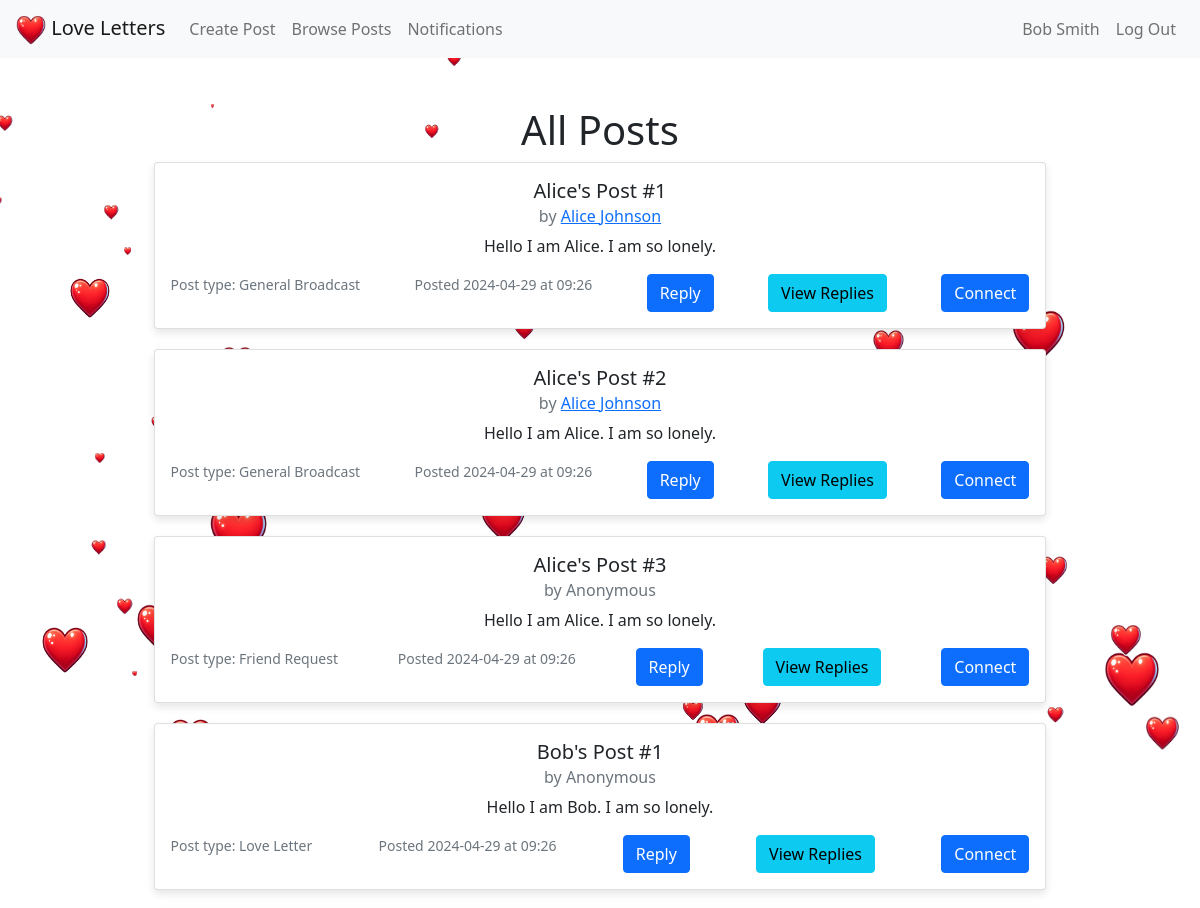
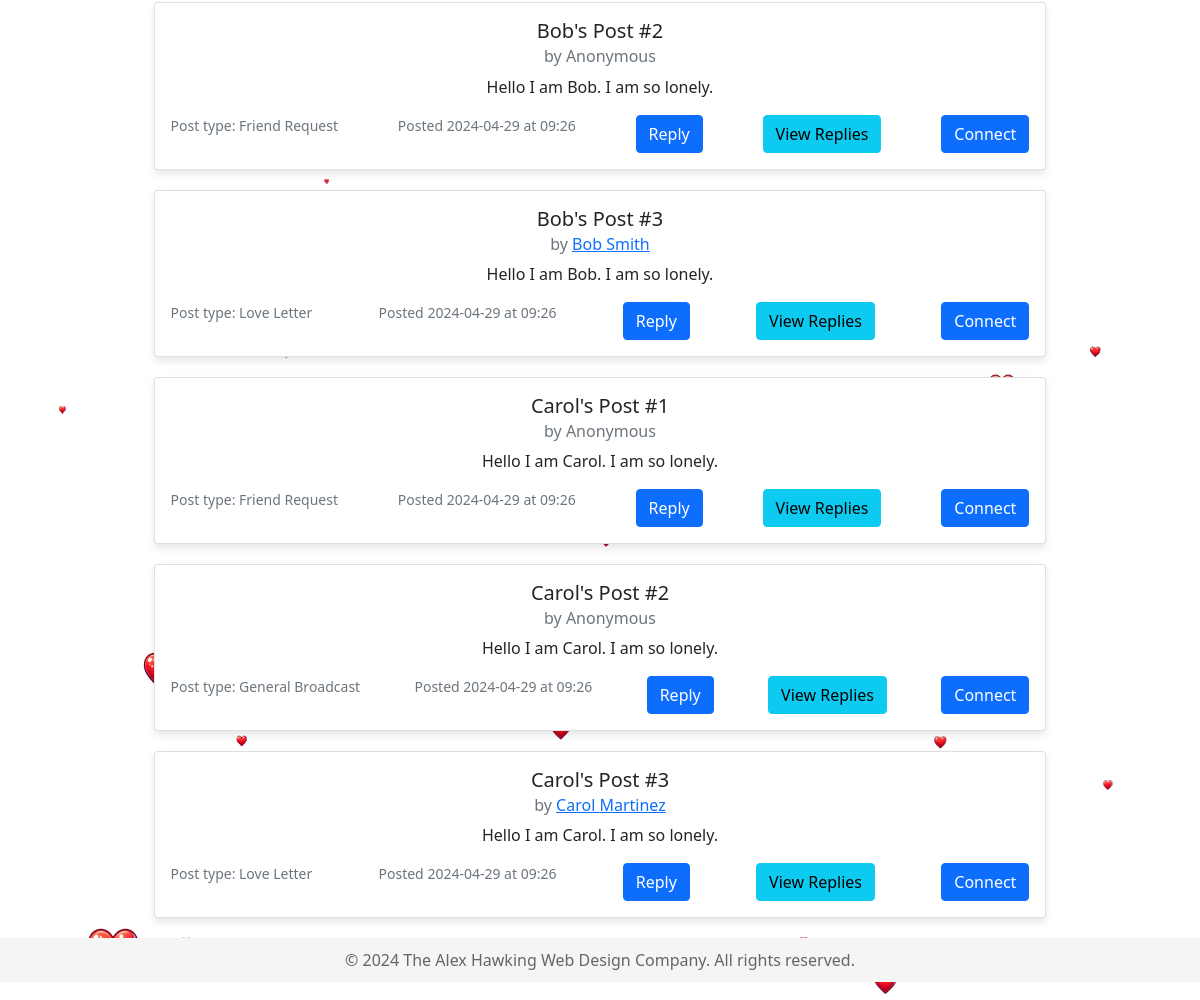
Screenshot of /post/browse (signed in) with the database file from the repository (2 pictures, top to bottom).
### models.py (models this page shows)
class Post(db.Model):
    post_id = db.Column(db.Integer, primary_key=True)
    user_id = db.Column(db.Integer, db.ForeignKey("user.user_id"))
    title = db.Column(db.String(200), nullable=False)
    is_anonymous = db.Column(db.Boolean, default=False)
    content = db.Column(db.Text, nullable=False)
    post_type = db.Column(db.String(50), nullable=False)
    created_at = db.Column(db.DateTime, server_default=db.func.now())
    replies = db.relationship(
        "Reply", backref="post", lazy=True, order_by="desc(Reply.created_at)"
    )

class User(db.Model):
    user_id = db.Column(db.Integer, primary_key=True)
    first_name = db.Column(db.String(100), nullable=False)
    last_name = db.Column(db.String(100), nullable=False)
    gender = db.Column(db.String(50))
    email = db.Column(db.String(100), unique=True, nullable=False)
    password_hash = db.Column(db.String(128), nullable=False)
    phone_number = db.Column(db.String(50))
    socials = db.Column(JSON)
    posts = db.relationship("Post", backref="author", lazy=True)
    replies = db.relationship("Reply", backref="replier", lazy=True)

### blueprints/post.py (the view)
@post.route("/browse")
def browse():
    posts = Post.query.options(db.joinedload(Post.replies)).all()
    return render_template("browse.html", posts=posts)

### templates/browse.html (shortened to what this page needs)
{% extends "base.html" %}
{% block content %}
<div class="container mt-5">
    <h1 class="text-center">All Posts</h1>
    {% for post in posts %}
        {% include 'components/postcard.html' %}
    {% endfor %}
</div>
{% endblock %}

### templates/components/postcard.html (shortened to what this page needs)
<div class="card" style="width: 80%; margin-left: auto; margin-right: auto;">
    <div class="card-body">
        <h5 class="card-title">{{ post.title }}</h5>
        <h6 class="card-subtitle mb-2 text-muted">
            by {% if post.is_anonymous %}Anonymous{% else %}<a href="#" data-toggle="modal" data-target="#profileModal" onclick="loadUserProfile({{ post.user_id }})">
                {{ post.author.first_name }} {{ post.author.last_name }}
            </a>{% endif %}
        </h6>
        <p class="card-text">{{ post.content }}</p>
        <div class="d-flex justify-content-between">
            <small class="text-muted">Post type: {{ post.post_type }}</small>
            <small class="text-muted">
                Posted {{ post.created_at.strftime('%Y-%m-%d at %H:%M') }}
            </small>
            <button type="button" class="btn btn-primary" data-bs-toggle="modal" data-bs-target="#replyModal" onclick="setPostId({{ post.post_id }})">Reply</button>
            <button type="button" class="btn btn-info" onclick="toggleReplies({{ post.post_id }})">View Replies</button>
            <form action="{{ url_for('post.connect', post_id=post.post_id) }}" method="POST">
                <button type="submit" class="btn btn-primary">Connect</button>
            </form>
        </div>
    </div>
</div>

### static/css/style.css (style rules this page uses)
html, body { height: 100%; margin: 0; padding: 0; display: flex; flex-direction: column; }
.card { text-align: center; border-radius: 15px; box-shadow: 0 4px 8px rgba(0, 0, 0, 0.1); }
.card { width: 80%; margin: 0 auto 20px; box-shadow: 0 4px 8px rgba(0, 0, 0, 0.1); }

### rows the page displays
Post: title "Alice's Post #1", author.first_name "Alice", author.last_name "Johnson", content "Hello I am Alice. I am so lonely.", post_type "General Broadcast", created_at "2024-04-29 at 09:26"
Post: title "Alice's Post #2", author.first_name "Alice", author.last_name "Johnson", content "Hello I am Alice. I am so lonely.", post_type "General Broadcast", created_at "2024-04-29 at 09:26"
Post: title "Alice's Post #3", is_anonymous "Anonymous", content "Hello I am Alice. I am so lonely.", post_type "Friend Request", created_at "2024-04-29 at 09:26"
Post: title "Bob's Post #1", is_anonymous "Anonymous", content "Hello I am Bob. I am so lonely.", post_type "Love Letter", created_at "2024-04-29 at 09:26"
Post: title "Bob's Post #2", is_anonymous "Anonymous", content "Hello I am Bob. I am so lonely.", post_type "Friend Request", created_at "2024-04-29 at 09:26"
Post: title "Bob's Post #3", author.first_name "Bob", author.last_name "Smith", content "Hello I am Bob. I am so lonely.", post_type "Love Letter", created_at "2024-04-29 at 09:26"
Post: title "Carol's Post #1", is_anonymous "Anonymous", content "Hello I am Carol. I am so lonely.", post_type "Friend Request", created_at "2024-04-29 at 09:26"
Post: title "Carol's Post #2", is_anonymous "Anonymous", content "Hello I am Carol. I am so lonely.", post_type "General Broadcast", created_at "2024-04-29 at 09:26"
Post: title "Carol's Post #3", author.first_name "Carol", author.last_name "Martinez", content "Hello I am Carol. I am so lonely.", post_type "Love Letter", created_at "2024-04-29 at 09:26"

### other values shown
{{ session['user_name'] }} "Bob Smith"
